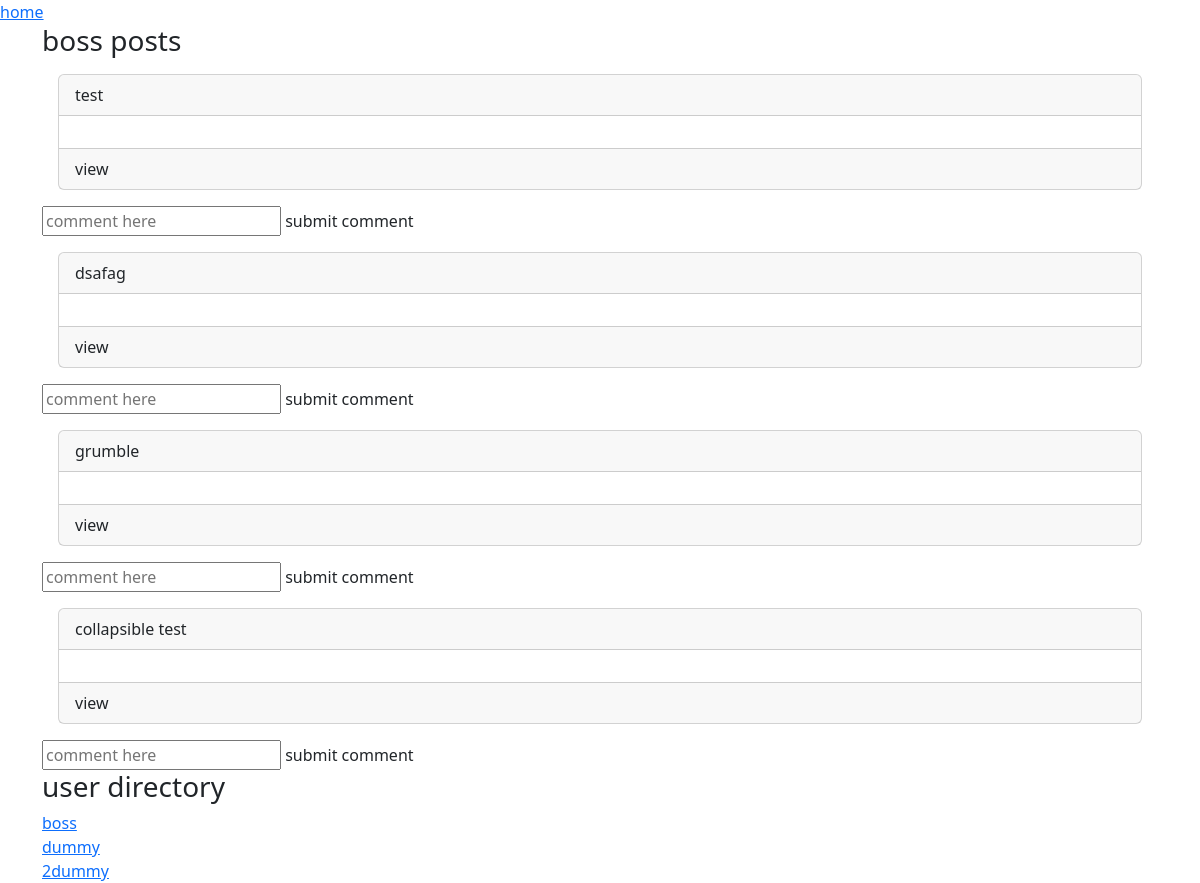
The app's page /charapp/profile/boss/ with its own data.
### charapp/models.py (models this page shows, shortened)
class Post(models.Model):
    user = models.ForeignKey(User, related_name = 'posts', on_delete = models.CASCADE)
    text = tinymce_models.HTMLField()
    title = models.CharField(max_length = 50, blank=True, null=True)
    date_created = models.DateTimeField(auto_now_add = True)
    upload = models.FileField(upload_to='uploads/', blank = True, null = True)

### charapp/views.py (the view)
# urls.py: path('profile/<str:username>/', views.profile, name='profile'),
def profile(request, username):
    context = {
        'profile': User.objects.get(username = username),
        'userlist': User.objects.all(),
    }
    return render(request, 'charapp/profile.html', context)

### charapp/templates/charapp/profile.html (shortened to what this page needs)
{% extends 'charapp/charapp_base.html' %}
{% block content %}
    <a href="{% url 'charapp:userhome' %}">home</a>
    <div class="container">
        <h3>{{profile.username}} posts</h3>
        {% for post in profile.posts.all %}
        <div class="card m-3">
                <div class="card-header">
                    {{post.title}}
                </div>
                <div class="card-body d-flex">
                </div>
                <div class="card-footer">
                    <b-button v-b-modal.modal-1>view</b-button>
                </div>
            </div>
        <form action="{% url 'charapp:comment' post.id %}" method="post">
            <input type = "text" name = "comment_text" placeholder = "comment here"/>
            <b-button type="submit">submit comment</b-button>
        </form>
        {% endfor %}
    </div>
    <div class="container">
        <h3>user directory</h3>
        {% for user in userlist %}
        <a href="{% url 'charapp:profile' user.username %}">{{user}}</a> <br>
        {% endfor %}
    </div>
{% endblock %}

### records on screen
Post: title "test"
Post: title "dsafag"
Post: title "grumble"
Post: title "collapsible test"

### other values on screen
{{ profile.username }} "boss"
{{ user }} "boss"
{{ user }} "dummy"
{{ user }} "2dummy"
